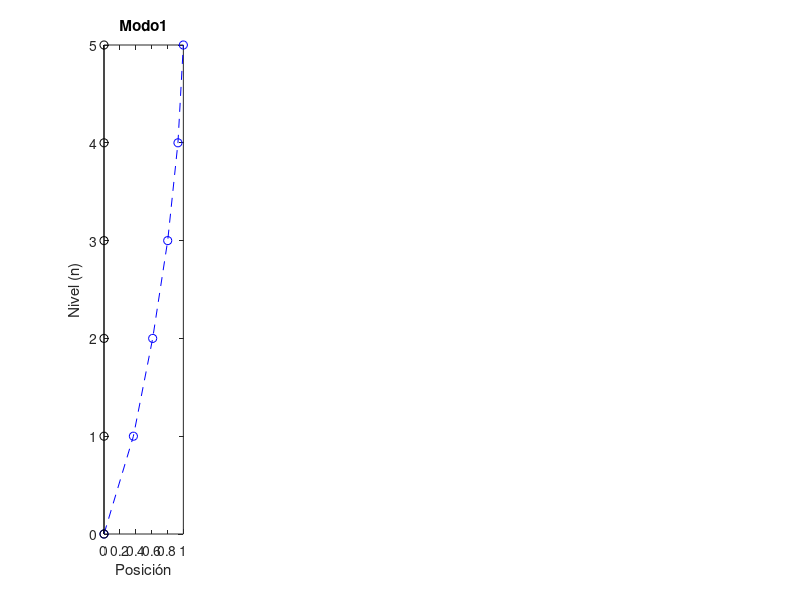

MATLAB code for this plot: (Note: this script raises an error after producing the figure.)
%PROYECTO DINÁMICA ESTRUCTURAL, PASO A PASO
clc;
clear all;

%Introducir la matriz K, unidades en kg/m
k=[17595473.55	-16207217.74	4953526.626	-238807.7449	-185298.9556;-16207217.74	29322816.54	-18940129.61	3953704.988	-251689.4905;4953526.626	-18940129.61	27609544.38	-17294238.89	4008204.681;-238807.7449	3953704.988	-17294238.89	26323847.08	-12665728.61;-185298.9556	-251689.4905	4008204.681	-12665728.61	9051903.526]

%Introducir la matriz M, unidades kg s2/m
m=[2003.742359	0	0	0	0;0	1743.714724	0	0	0;0	0	1743.714724	0	0;0	0	0	1743.714724	0;0	0	0	0	1238.955199]


%Variables
C=[];
u=[];
phi=[];
suma=0;
vec=[];
Tp=[];

disp('Grados de libertad')
GDL=length(k)

%Vectores y valores característicos
Minv=inv(m);
A=Minv*k;
[u,d]=eig(A);

%Frecuencas modales
for i=1:1:GDL
    for j=1:1:GDL
        
        if(i==j)
             
            vec(i)=d(i,j);
            suma=suma+vec(i);
            W=vec';
        end
    end
end

disp('Frecuencia modal')
s=sqrt(W);
w=s(end:-1:1)

%Periodos
disp('Periodos modales 1-n')
for i=1:GDL
   T(i,:)=(2*pi)/w(i,1);
end
T

%Vector u
for i=1:GDL
   u(:,i)=(1/(u(1,i)))*u(:,i);
end
disp('Vector modal u_ij')
u;
u=fliplr(u)


%Decir respecto a que masa se debe normalizar
masa=input('Respecto a que masa desea normalizar ');
for i=1:GDL
   phi(:,i)=u(:,i)/u(masa,i);
end
disp('Normalizando vector u respecto a la masa n')
phi

NnAum=[0:1:GDL];
origAu=zeros(GDL+1,1);
orig=zeros(GDL,1);
for modo=1:GDL
    Modo{modo}=phi(:, modo);
end

MmodalAum=[orig';phi];
for modo=1:GDL
    X{modo}=MmodalAum(:, modo);
end

figure
          for kk=1:GDL
             subplot(1,GDL,kk)   
             plot(X{kk},NnAum','o--b',origAu,NnAum','o-k');
             ylabel('Nivel (n)');
             %ytickformat('%,f0')
             xlabel('Posición');
             title(['Modo' num2str(kk)]);
             sgtitle(['Formas modales']);    
             grid on 
          end

disp('Coeficientes de participación')
for i=1:GDL
    b=phi(:,i);
    VUnos=ones(GDL,1);
    cp_i(:,i)=(b'*m*VUnos)/(b'*m*b); %REVISAR EL NUMERO DE 1'S
end
cp_i

%***************************************************
    % Datos iniciales del método
    beta=1/4;
    gamma=1/2;
    desp_0=zeros(GDL,1); %u_0
    vel_0=zeros(GDL,1); %upunto_0
    phi_trans=transpose(phi);

    % solicita valor para el amortiguamiento en porcentaje y lo guarda en epsilon
    prompt = 'Amortiguamento (porcentaje) ';
    epsilon = input(prompt);
    % Lo convierte en porcentaje ejem 10 lo hace a 0.10
    epsilon = epsilon/100; 

%Cálculo de matriz de amortiguamiento
modo_13=(1/2)*[1/w(1,1) w(1,1);1/w(3,1) w(3,1)]
amort=[epsilon;epsilon];
a=inv(modo_13)*amort;
c=(a(1,1)*m)+(a(2,1)*k)

%solicita al usuario cuantos archivos va analizar
%prompt = 'Cuantos archivos deseas analizar: \n';
% lo guarda en la variable n_file
n_file = 1;
% crea un vector de tamaño de n_file ejem 1 o 2 o 3 dependiendo de lo que
% dio el usuario
if n_file == 1
    Name_sta=zeros(1:2);
else
    Name_sta=zeros(1:n_file);
end

Name_sta=Name_sta(:);
Name_sta=string(Name_sta);

    % Solicita valor de delta t, y lo almacena en at ejem 0.005
    prompt = 'valor de Delta t? ';
    at = input(prompt);

    %disp('Lectura de archivos');
    prompt = 'Nombre del archivo para analizar: \n';
    filename= input(prompt,'s');
    delimiterIn = ',';
    headerlinesIn = 1;
    As = load(filename);

    % Coloca los valores en una sola columna
    tam_as=size(As);
    as_i=tam_as(1);
    as_j=tam_as(2);
    tam_as=as_j*as_i;

    %Calculo de (qn)0 y (q.n)0
    for i=1:GDL
    q_n0(i,:)=(phi_trans(i,:)*m*desp_0)/(phi_trans(i,:)*m*phi(:,i));
    q_punto0(i,:)=(phi_trans(i,:)*m*vel_0)/(phi_trans(i,:)*m*phi(:,i));
    end

    %Cálculo de P0,M,C,K
    p0=-(m*VUnos*As(1,1));
    P0=phi_trans*p0;
    M=phi_trans*m*phi;
    C=phi_trans*c*phi;
    K=phi_trans*k*phi;

    %Cálculo de q..0
    acel_0=inv(M)*(P0-(C*q_punto0)-(K*q_n0));

    %Constantes a1,a2,a3
    a1=((1/(beta*at*at))*M)+(gamma/(beta*at))*C;
    a2=((1/(beta*at))*M)+((gamma/(beta))-15)*C;
    a3=(((1/(beta*2))-1)*M)+((gamma/(2*beta))-1)*C;

    %K con gorrito
    K_g=K+a1;
    
    %*********************************************
    %inicio de la segunda parte
    %*********************************************
    inv_K_g=inv(K_g);
    len_As=length(As);

    %empieza con el llanado de p
    p=zeros(len_As, GDL);
    
    for i=1:len_As-1
        p_aux=-m*VUnos*As(i+1);
        for j=1:GDL
            p(i+1,j)=p_aux(j);
        end
    end
    
    %comienza con el llenado de p_g
    %p_g (i+1) = (phi_trans * p (i+1)) + (a1*q_0 )+(a2*q_punto0)+(a3*acel_0)
    p_g=zeros(len_As, GDL);
    acel_0=acel_0(:);
    q=zeros(len_As, GDL);
    q_punto=zeros(len_As, GDL);
    q_dospuntos=zeros(len_As, GDL);
    for i=1:len_As
        if i>1
            p_aux=[];
            for j=1:GDL
                
                pg_a(j)=p(i,j);
                
                
            end
            
            
            pg_a=pg_a(:);
            
            

            %p_g_aux=(aux)+ (a1* q_n0)+(a2*q_punto0)+(a3*acel_0);
            p_g_aux=(phi_trans*pg_a)+ (a1* q(i-1))+(a2*q_punto(i-1))+(a3*acel_0);
            for j=1:GDL
                p_g(i,j)= p_g_aux(j);
                pq_a(j)=p_g(i,j);
            end
            pq_a=pq_a(:);
            %comienza el llenado de q
            %q (i+1) = la inversa de la matriz k_g * p_g(i+1)
            q_aux=inv_K_g*pq_a;
            for j=1:GDL
                q(i,j)= q_aux(j);
                qpunto_a(j)=q(i,j);
            end
            qpunto_a=qpunto_a(:);
            % comienza el llenado de q_punto
            %q_punto (i+1)   = ( gamma/(beta*at)) * (q(i+1)-q_n0) + (1-(gamma/beta)) * q_punto0 + at*(1-(gamma/(2*beta)) * acel_0
            
            q_punto_aux=(gamma/(beta*at)) * (qpunto_a-q(i-1)) + (1-(gamma/beta)) * q_punto(i-1) + at * (1-(gamma/(2*beta))) * acel_0;
            for j=1:GDL
                q_punto(i,j)= q_punto_aux(j);
                qdospuntos_a(j)=q(i,j);
            end
            qdospuntos_a=qdospuntos_a(:);
            %comeinza el llenado de q_dospuntos
            %q_dospuntos (i+1) = (1/(beta*(at^2)))*( q(i+1) – q_n0(i)) – (1/(beta*at))*q_punto0) – ((1/(2*beta))-1) * acel_0

            q_dospuntos_aux=(1/(beta*(at^2))) * (qdospuntos_a-q(i-1,j))-(1/(beta*at)*q_punto(i-1)) -((1/(2*beta))-1) * acel_0;

            
            for j=1:GDL
                
                q_dospuntos(i,j)=q_dospuntos_aux(j);
            end
        
        
        
        else
            for j=1: GDL
                
                q(i,j)=q_n0(j);
                p_g(i,j)=q_n0(j);
                q_punto(i,j)=q_punto0(j);
                q_dospuntos(i, j)= acel_0(j);
            end
    

        end
        
    end